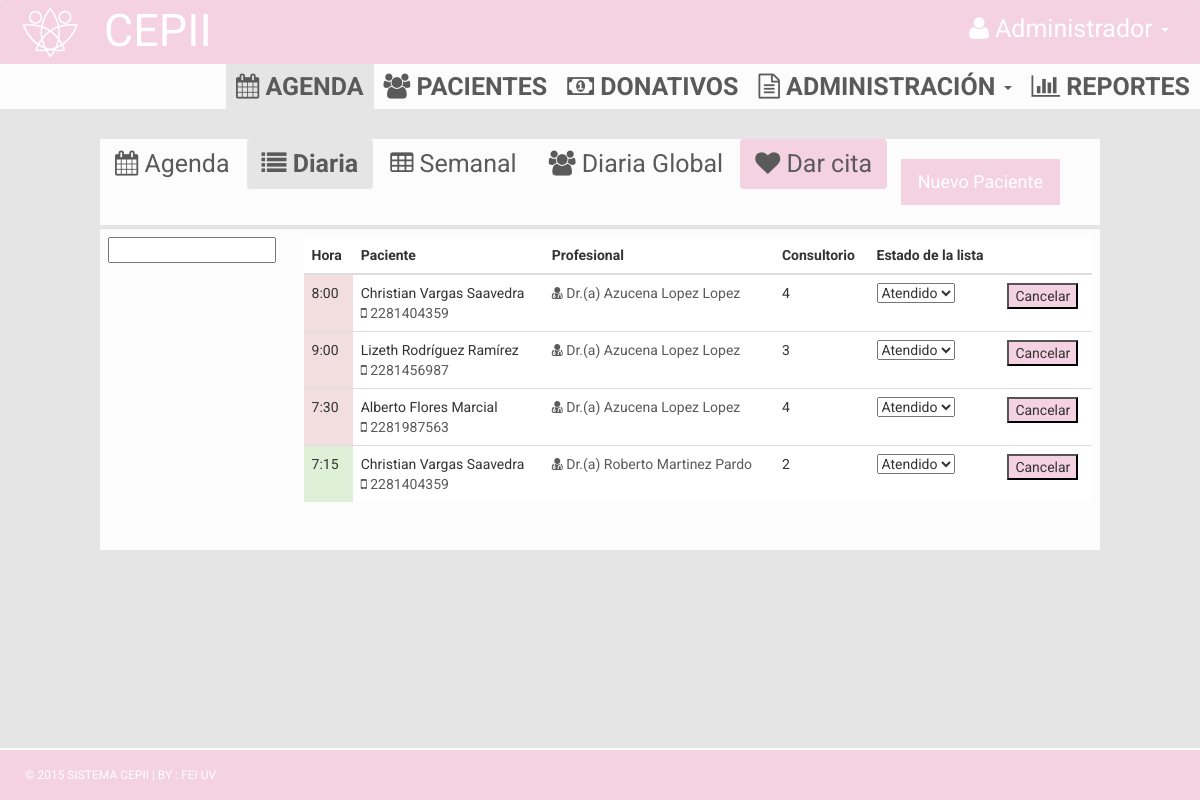
The page /index.php/agenda on the database its author committed.
### tables this page shows
CREATE TABLE IF NOT EXISTS `cita` (
`idcita` int(11) NOT NULL,
  `persona_idpersona` int(11) NOT NULL,
  `profesional_cedulaProfesional` int(11) NOT NULL,
  `hora` varchar(45) DEFAULT NULL,
  `fecha` varchar(45) DEFAULT NULL,
  `consultorio` varchar(45) DEFAULT NULL,
  `estado` varchar(45) DEFAULT NULL
);

CREATE TABLE IF NOT EXISTS `persona` (
`idpersona` int(11) NOT NULL,
  `nombrePersona` varchar(45) DEFAULT NULL,
  `amaPersona` varchar(45) DEFAULT NULL,
  `apaPersona` varchar(45) DEFAULT NULL,
  `dirPersona` varchar(45) DEFAULT NULL,
  `celPersona` varchar(45) DEFAULT NULL,
  `email` varchar(45) DEFAULT NULL,
  `sexo` varchar(45) DEFAULT NULL,
  `fechaNa` date NOT NULL
);

CREATE TABLE IF NOT EXISTS `profesional` (
`cedulaProfesional` int(11) NOT NULL,
  `nombrePro` varchar(45) DEFAULT NULL,
  `amaPro` varchar(45) DEFAULT NULL,
  `apaPro` varchar(45) DEFAULT NULL,
  `celPro` varchar(45) DEFAULT NULL,
  `correo` varchar(45) DEFAULT NULL,
  `ramaMedica` varchar(45) DEFAULT NULL,
  `usuario` varchar(45) DEFAULT NULL,
  `contraseña` varchar(45) DEFAULT NULL
);

### application/controllers/agenda.php (called while the page is built, shortened)
<?php defined('BASEPATH') OR exit('No direct script access allowed');
class Agenda extends CI_Controller {
	public function __construct(){
        $this->load->helper(array('url', 'form'));
  		$this->load->model('login_model');
  		$this->load->database('default');
  		$this->load->model('citas_model');
	}
	public function index(){
		$data ['query'] = $this->citas_model->get_appointment();
		$this->load->view('admin/view_agenda', $data);
	}
}

### index.php (called while the page is built, shortened)
<?php
require_once BASEPATH.'core/CodeIgniter.php';

### application/models/citas_model.php (called while the page is built, shortened)
<?php if ( ! defined('BASEPATH')) exit('No direct script access allowed');
class Citas_model extends CI_Model{
    public function get_appointment(){
        $this->db->select('cita.hora, cita.fecha, cita.consultorio, cita.estado, profesional.nombrePro, profesional.amaPro,
                            profesional.apaPro, profesional.ramaMedica, persona.nombrePersona, persona.amaPersona,
                            persona.apaPersona, persona.celPersona');
        $this->db->from('cita');
        $this->db->join('persona', 'persona.idpersona = cita.persona_idpersona');
        $this->db->join('profesional', 'profesional.cedulaProfesional = cita.profesional_cedulaProfesional');
        $query = $this->db->get();
        return $query->result();
    }
}

### application/views/admin/view_agenda.php (the view, shortened to what this page needs)
  <!DOCTYPE html>
<html xmlns="http://www.w3.org/1999/xhtml">
<head>
    <link href="<?php echo base_url(); ?>assets/css/bootstrap.css" rel="stylesheet" />
    <link href="<?php echo base_url(); ?>assets/css/font-awesome.css" rel="stylesheet" />
    <link href="<?php echo base_url(); ?>assets/css/style.css" rel="stylesheet" />
    <link href="<?php echo base_url(); ?>css/jquery-ui.min.css" rel="stylesheet" />
</head>
<body style="background-color:#e5e5e5;">
  <nav class="navbar navbar-default">
    <div class="container-fluid">
      <div class="navbar-header" style="margin:5px;">
        <img src="<?php echo base_url(); ?>assets/img/logo.png">
      </div>
      <div class="collapse navbar-collapse" id="bs-example-navbar-collapse-1">
          <ul class="nav navbar-nav" style="margin:5px;">
            <li><a style="color:#FFF; font-size:45px;"> CEPII</a></li>
          </ul>
          <ul class="nav navbar-nav navbar-right">
            <li class="dropdown">
              <a href="#" class="dropdown-toggle" data-toggle="dropdown" role="button" aria-haspopup="true" aria-expanded="false">
                <div style="color:#FFF;">
                    <i class="fa fa-user"></i>     Administrador
                    <span class="caret"></span>
                </div>
              </a>
            </li>
          </ul>
      </div>
    </div>
  </nav>
  <section class="menu-section">
    <div >
      <div class="row">
        <div class="col-md-12">
          <div class="navbar-collapse collapse ">
            <ul id="menu-top" class="nav navbar-nav navbar-right">
              <li>
                <a class="menu-top-active" href="<?php echo base_url().'Agenda'; ?>">
                  <div>
                    <i class="fa fa-calendar"></i>     Agenda
                  </div>
                </a>
              </li>
              <li>
                <a href="">
                  <div>
                    <i class="fa fa-users"></i>     Pacientes
                  </div>
                </a>
              </li>
              <li>
                 <a href="<?php echo base_url().'Donativos'; ?>">
                  <div>
                    <i class="fa fa-money"></i>     Donativos
                  </div>
                </a>
              </li>
              <li class="dropdown">
                <a href="#" class="dropdown-toggle" data-toggle="dropdown" role="button" aria-haspopup="true" aria-expanded="false">
                  <div>
                      <i class="fa fa-file-text-o"></i>     Administración
                      <span class="caret"></span>
                  </div>
                </a>
              </li>
              <li>
                <a href="">
                  <div>
                    <i class="fa fa-bar-chart"></i>     Reportes
                  </div>
                </a>
              </li>
            </ul>
          </div>
        </div>
      </div>
    </div>
  </section>
  <div class="content-wrapper" style="background-color: #e5e5e5; margin-top:0px;">
    <br>
    <div id="exTab3" class="tab">
      <ul  class="nav nav-pills">
        <li>
          <a>
            <i class="fa fa-calendar"></i>     Agenda
          </a>
        </li>
        <li class="active" data-toggle="tab">
          <a href="#2b" data-toggle="tab">
            <i class="fa fa-list"></i>     Diaria
          </a>
        </li>
        <li data-toggle="tab">
          <a href="#3b" data-toggle="tab">
            <i class="fa fa-table"></i>     Semanal
          </a>
        </li>
        <li data-toggle="tab">
          <a href="#4b" data-toggle="tab">
            <i class="fa fa-users"></i>     Diaria Global
          </a>
        </li>
        <li data-toggle="tab" style="background-color:#f4d2e1; border-radius:4px;">
          <a href="#5b" data-toggle="tab">
            <i class="fa fa-heart"></i>     Dar cita
          </a>
        </li>
        <div>
          <a href="<?php echo base_url().'Paciente/nuevoPaciente'; ?>">
            <input type="submit" href="http://www.google.col-md-12"  value="Nuevo Paciente" class="btn btn-primary btn-lg pull-right" style="margin-top:20px; margin-bottom:20px; margin-right:40px;">
          </a>
        </div>
      </ul>
      <div style="background-color:#e5e5e5; height:3px;"></div>
      <div class="tab-content clearfix">
        <div class="tab-pane active" id="2b">
          <table class="table">
            <tr>
              <td>
                <input data-provide="datepicker">
              </td>
              <td>
                <table class="table">
                  <thead>
                    <tr>
                      <th>Hora</th>
                      <th>Paciente</th>
                      <th>Profesional</th>
                      <th>Consultorio</th>
                      <th>Estado de la lista</th>
                      <th></th>
                    </tr>
                  </thead>
                  <?php foreach($query as $row): ?>
                  <tr style="margin-top:5px; margin-bottom:5px;">
                    <?php if($row->ramaMedica == "Psicología"): ?>
                      <td style="background-color:#F2DEDE">
                        <?php echo $row->hora; ?>
                      </td>
                    <?php endif; ?>
                    <?php if($row->ramaMedica == "Medicina"): ?>
                      <td style="background-color:#DFF0D8">
                        <?php echo $row->hora; ?>
                      </td>
                    <?php endif; ?>
                    <td>
                      <?php echo $row->nombrePersona." ".$row->amaPersona." ".$row->apaPersona; ?>
                      <?php echo "<br>"; ?>
                      <a>
                        <i class="fa fa-mobile"></i>     <?php echo $row->celPersona; ?>
                      </a>
                    </td>
                    <td>
                      <a>
                        <i class="fa fa-user-md"></i>     Dr.(a) <?php echo $row->nombrePro." ".$row->amaPro." ".$row->apaPro; ?>
                      </a>
                    </td>
                    <td>
                      <?php echo $row->consultorio; ?>
                    </td>
                    <td>
                      <select>
                        <option>Atendido</option>
                      </select>
                    </td>
                    <td>
                      <button style="background-color:#f4d2e1">Cancelar</button>
                    </td>
                  </tr>
                  <?php endforeach; ?>
                </table>
              </td>
            </tr>
          </table>
        </div>
      </div>
    </div>
  </div>
  <footer style="width: 100%;border-top: 2px solid #fff;bottom: 0; position: fixed; padding: 1rem;">
    <div class="container">
          &copy; 2015 SISTEMA CEPII | BY : <a href="http://www.uv.mx/Fei/" target="_blank">FEI UV</a>
    </div>
  </footer>
</body>
</html>

### assets/css/style.css (style rules this page uses)
body { font-family: 'Roboto', sans-serif; line-height: 30px; }
.content-wrapper { margin-top: 40px; padding-bottom: 60px; width: 100%; }
.btn { border-radius: 0px; -webkit-border-radius: 0px; -moz-border-radius: 0px; }
.menu-section { background-color: #FCFCFC; }
#menu-top a { color: #5B5A5A; text-decoration: none; font-weight: bold; padding: 10px 10px 10px 10px; font-size: 25px; text-transform: uppercase; }
.menu-top-active { background-color: #e5e5e5; }
.navbar { margin-bottom: 0px; }
footer { padding: 10px; color: #fff; font-size: 12px; background-color: #f4d2e1; }
footer a, footer a:hover { color: #fff; text-decoration: none; }

### rows shown on the page
cita: hora "8:00", persona_idpersona.nombrePersona "Christian", persona_idpersona.amaPersona "Vargas", persona_idpersona.apaPersona "Saavedra", persona_idpersona.celPersona "2281404359", profesional_cedulaProfesional.nombrePro "Azucena", profesional_cedulaProfesional.amaPro "Lopez", profesional_cedulaProfesional.apaPro "Lopez", consultorio "4"
cita: hora "9:00", persona_idpersona.nombrePersona "Lizeth", persona_idpersona.amaPersona "Rodríguez", persona_idpersona.apaPersona "Ramírez", persona_idpersona.celPersona "2281456987", profesional_cedulaProfesional.nombrePro "Azucena", profesional_cedulaProfesional.amaPro "Lopez", profesional_cedulaProfesional.apaPro "Lopez", consultorio "3"
cita: hora "7:30", persona_idpersona.nombrePersona "Alberto", persona_idpersona.amaPersona "Flores", persona_idpersona.apaPersona "Marcial", persona_idpersona.celPersona "2281987563", profesional_cedulaProfesional.nombrePro "Azucena", profesional_cedulaProfesional.amaPro "Lopez", profesional_cedulaProfesional.apaPro "Lopez", consultorio "4"
cita: hora "7:15", persona_idpersona.nombrePersona "Christian", persona_idpersona.amaPersona "Vargas", persona_idpersona.apaPersona "Saavedra", persona_idpersona.celPersona "2281404359", profesional_cedulaProfesional.nombrePro "Roberto", profesional_cedulaProfesional.amaPro "Martinez", profesional_cedulaProfesional.apaPro "Pardo", consultorio "2"
